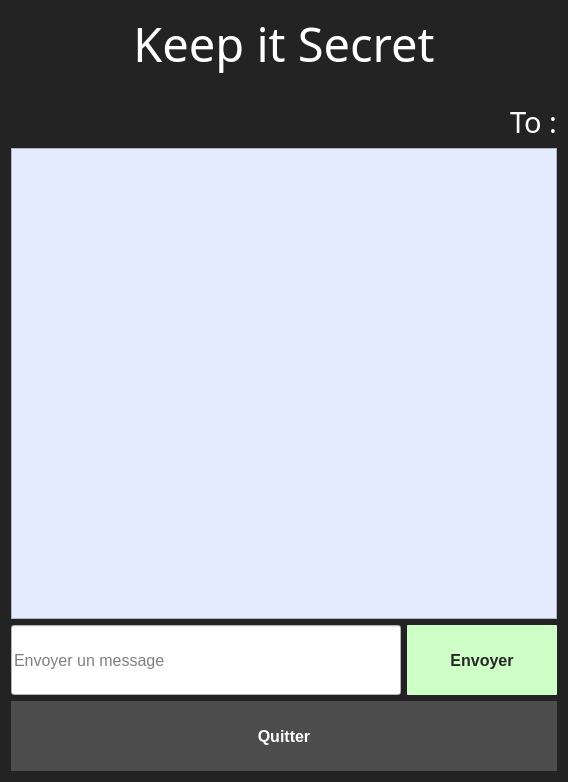
<?xml version="1.0" encoding="UTF-8"?>
<ui version="4.0">
 <class>ChatWindow</class>
 <widget class="QMainWindow" name="ChatWindow">
  <property name="geometry">
   <rect>
    <x>0</x>
    <y>0</y>
    <width>568</width>
    <height>782</height>
   </rect>
  </property>
  <property name="windowTitle">
   <string>MainWindow</string>
  </property>
  <property name="autoFillBackground">
   <bool>false</bool>
  </property>
  <property name="styleSheet">
   <string notr="true">background-color: rgb(35, 35, 35);
color: rgb(255, 255, 255);</string>
  </property>
  <widget class="QWidget" name="centralWidget">
   <property name="styleSheet">
    <string notr="true"/>
   </property>
   <layout class="QVBoxLayout" name="verticalLayout">
    <item>
     <widget class="QLabel" name="label_title">
      <property name="sizePolicy">
       <sizepolicy hsizetype="Expanding" vsizetype="Preferred">
        <horstretch>0</horstretch>
        <verstretch>0</verstretch>
       </sizepolicy>
      </property>
      <property name="minimumSize">
       <size>
        <width>221</width>
        <height>51</height>
       </size>
      </property>
      <property name="font">
       <font>
        <family>Lobster 1.4</family>
        <pointsize>35</pointsize>
        <weight>50</weight>
        <bold>false</bold>
        <kerning>true</kerning>
       </font>
      </property>
      <property name="styleSheet">
       <string notr="true">font:  &quot;Lobster 1.4&quot;;</string>
      </property>
      <property name="text">
       <string>Keep it Secret</string>
      </property>
      <property name="alignment">
       <set>Qt::AlignCenter</set>
      </property>
      <property name="wordWrap">
       <bool>false</bool>
      </property>
     </widget>
    </item>
    <item>
     <spacer name="horizontalSpacer">
      <property name="orientation">
       <enum>Qt::Horizontal</enum>
      </property>
      <property name="sizeHint" stdset="0">
       <size>
        <width>479</width>
        <height>20</height>
       </size>
      </property>
     </spacer>
    </item>
    <item>
     <widget class="QLabel" name="partnerLabel">
      <property name="font">
       <font>
        <family>Lobster 1.4</family>
        <pointsize>22</pointsize>
       </font>
      </property>
      <property name="text">
       <string>To :</string>
      </property>
      <property name="alignment">
       <set>Qt::AlignRight|Qt::AlignTrailing|Qt::AlignVCenter</set>
      </property>
     </widget>
    </item>
    <item>
     <widget class="QPlainTextEdit" name="chat">
      <property name="font">
       <font>
        <family>Arial</family>
        <pointsize>11</pointsize>
       </font>
      </property>
      <property name="styleSheet">
       <string notr="true">background-color : rgb(229, 235, 255);
color: rgb(39, 39, 39);</string>
      </property>
     </widget>
    </item>
    <item>
     <layout class="QHBoxLayout" name="horizontalLayout">
      <item>
       <widget class="QLineEdit" name="sendText">
        <property name="sizePolicy">
         <sizepolicy hsizetype="Preferred" vsizetype="Preferred">
          <horstretch>0</horstretch>
          <verstretch>0</verstretch>
         </sizepolicy>
        </property>
        <property name="sizeIncrement">
         <size>
          <width>0</width>
          <height>0</height>
         </size>
        </property>
        <property name="baseSize">
         <size>
          <width>0</width>
          <height>0</height>
         </size>
        </property>
        <property name="font">
         <font>
          <family>Arial</family>
          <pointsize>12</pointsize>
          <kerning>true</kerning>
         </font>
        </property>
        <property name="mouseTracking">
         <bool>true</bool>
        </property>
        <property name="styleSheet">
         <string notr="true">color: rgb(0, 0, 0);
background-color: rgb(255, 255, 255);
height:50%;</string>
        </property>
        <property name="text">
         <string/>
        </property>
        <property name="frame">
         <bool>true</bool>
        </property>
        <property name="placeholderText">
         <string>Envoyer un message</string>
        </property>
       </widget>
      </item>
      <item>
       <widget class="QPushButton" name="sendButton">
        <property name="sizePolicy">
         <sizepolicy hsizetype="Preferred" vsizetype="Preferred">
          <horstretch>0</horstretch>
          <verstretch>0</verstretch>
         </sizepolicy>
        </property>
        <property name="maximumSize">
         <size>
          <width>150</width>
          <height>100</height>
         </size>
        </property>
        <property name="sizeIncrement">
         <size>
          <width>0</width>
          <height>0</height>
         </size>
        </property>
        <property name="baseSize">
         <size>
          <width>0</width>
          <height>0</height>
         </size>
        </property>
        <property name="font">
         <font>
          <family>Arial</family>
          <pointsize>12</pointsize>
          <weight>75</weight>
          <bold>true</bold>
         </font>
        </property>
        <property name="focusPolicy">
         <enum>Qt::StrongFocus</enum>
        </property>
        <property name="acceptDrops">
         <bool>false</bool>
        </property>
        <property name="autoFillBackground">
         <bool>false</bool>
        </property>
        <property name="styleSheet">
         <string notr="true">border-radius: 1px;
background-color:rgb(205, 255, 199);
height:70%;
color: rgb(39, 39, 39);</string>
        </property>
        <property name="text">
         <string>Envoyer</string>
        </property>
        <property name="iconSize">
         <size>
          <width>16</width>
          <height>16</height>
         </size>
        </property>
        <property name="checkable">
         <bool>false</bool>
        </property>
        <property name="flat">
         <bool>false</bool>
        </property>
       </widget>
      </item>
     </layout>
    </item>
    <item>
     <widget class="QPushButton" name="quitButton">
      <property name="font">
       <font>
        <family>Arial</family>
        <pointsize>12</pointsize>
        <weight>75</weight>
        <bold>true</bold>
       </font>
      </property>
      <property name="styleSheet">
       <string notr="true">border-radius: 1px;
background-color: rgb(76, 76, 76) ;
height:70%;
color: white;</string>
      </property>
      <property name="text">
       <string>Quitter</string>
      </property>
     </widget>
    </item>
   </layout>
  </widget>
 </widget>
 <layoutdefault spacing="6" margin="11"/>
 <tabstops>
  <tabstop>sendText</tabstop>
  <tabstop>sendButton</tabstop>
  <tabstop>quitButton</tabstop>
  <tabstop>chat</tabstop>
 </tabstops>
 <resources/>
 <connections/>
</ui>
